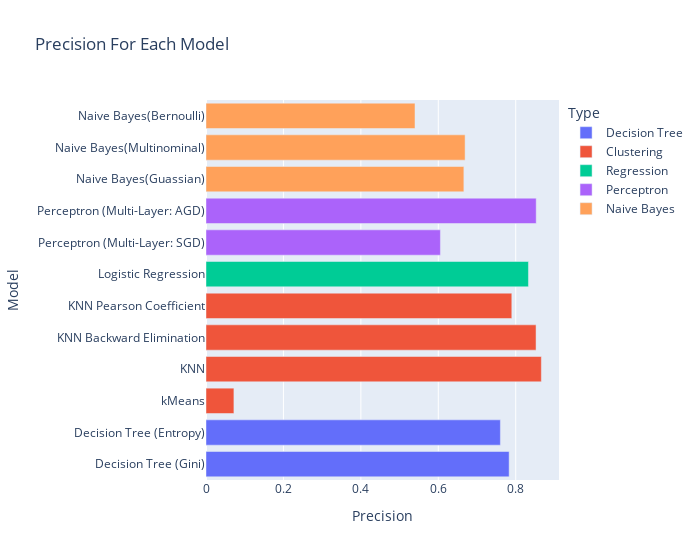
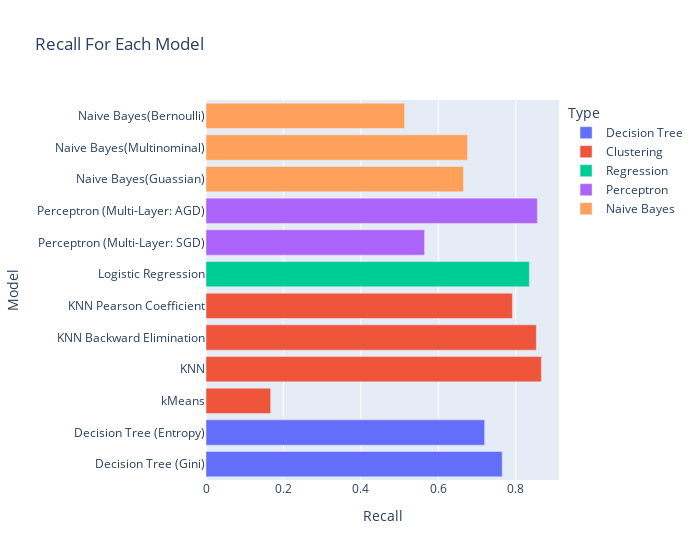
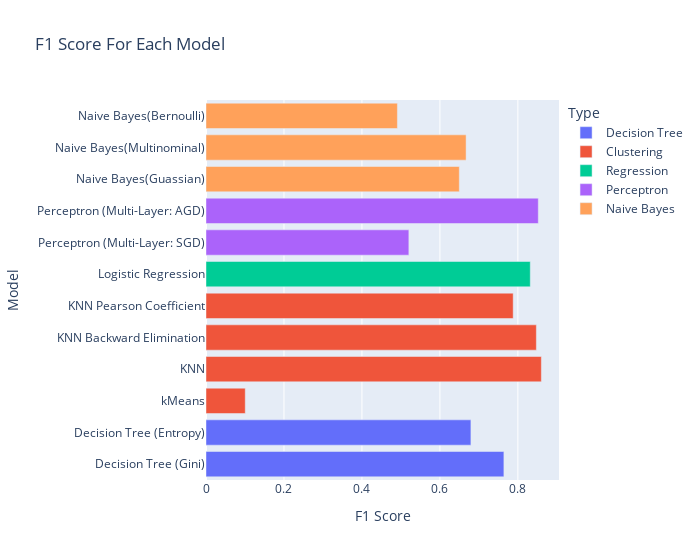
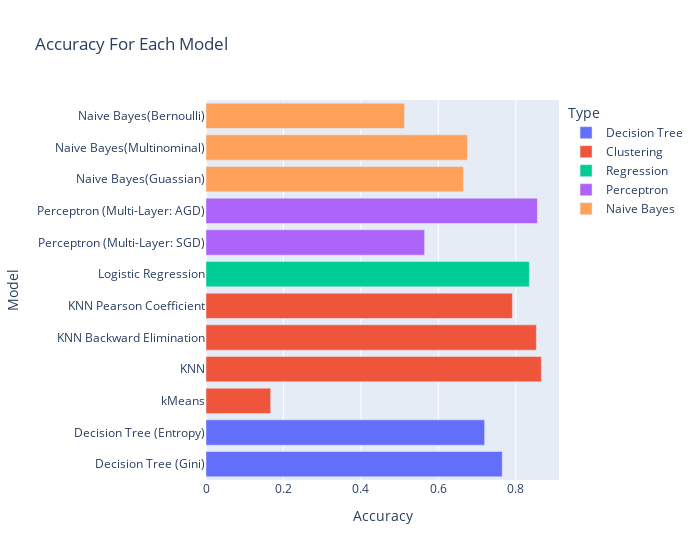

Notebook code for these charts, in order:
### Code cell
import plotly.express as px
# Do cross validation graph separate
for metric in model_information.columns[3:]:
  col = model_information[["Model", "Type", metric]]
  col = col.drop(col[col[metric] == 0].index)
  fig = px.bar(col, y="Model", x=metric, color="Type", title=f"{metric} For Each Model", width=700)
  # fig.update_layout(xaxis=dict(tickfont=dict(size=8)))
  if metric == "R squared":
    fig.update_layout(xaxis_range=[95,97])
  fig.show()

### Figure 1 — Plotly figure (JSON) as saved in the notebook; plotly's stock layout.template omitted (floating-point values rounded to 4 significant figures)
{"data": [{"alignmentgroup": "True", "hovertemplate": "Type=Decision Tree<br>Precision=%{x}<br>Model=%{y}<extra></extra>", "legendgroup": "Decision Tree", "marker": {"color": "#636efa", "pattern": {"shape": ""}}, "name": "Decision Tree", "offsetgroup": "Decision Tree", "orientation": "h", "showlegend": true, "textposition": "auto", "type": "bar", "x": [0.783, 0.7604], "xaxis": "x", "y": ["Decision Tree (Gini)", "Decision Tree (Entropy)"], "yaxis": "y"}, {"alignmentgroup": "True", "hovertemplate": "Type=Clustering<br>Precision=%{x}<br>Model=%{y}<extra></extra>", "legendgroup": "Clustering", "marker": {"color": "#EF553B", "pattern": {"shape": ""}}, "name": "Clustering", "offsetgroup": "Clustering", "orientation": "h", "showlegend": true, "textposition": "auto", "type": "bar", "x": [0.0721, 0.8662, 0.8525, 0.7899], "xaxis": "x", "y": ["kMeans", "KNN", "KNN Backward Elimination", "KNN Pearson Coefficient"], "yaxis": "y"}, {"alignmentgroup": "True", "hovertemplate": "Type=Regression<br>Precision=%{x}<br>Model=%{y}<extra></extra>", "legendgroup": "Regression", "marker": {"color": "#00cc96", "pattern": {"shape": ""}}, "name": "Regression", "offsetgroup": "Regression", "orientation": "h", "showlegend": true, "textposition": "auto", "type": "bar", "x": [0.8329], "xaxis": "x", "y": ["Logistic Regression"], "yaxis": "y"}, {"alignmentgroup": "True", "hovertemplate": "Type=Perceptron<br>Precision=%{x}<br>Model=%{y}<extra></extra>", "legendgroup": "Perceptron", "marker": {"color": "#ab63fa", "pattern": {"shape": ""}}, "name": "Perceptron", "offsetgroup": "Perceptron", "orientation": "h", "showlegend": true, "textposition": "auto", "type": "bar", "x": [0.6054, 0.8529], "xaxis": "x", "y": ["Perceptron (Multi-Layer: SGD)", "Perceptron (Multi-Layer: AGD)"], "yaxis": "y"}, {"alignmentgroup": "True", "hovertemplate": "Type=Naive Bayes<br>Precision=%{x}<br>Model=%{y}<extra></extra>", "legendgroup": "Naive Bayes", "marker": {"color": "#FFA15A", "pattern": {"shape": ""}}, "name": "Naive Bayes", "offsetgroup": "Naive Bayes", "orientation": "h", "showlegend": true, "textposition": "auto", "type": "bar", "x": [0.6661, 0.6693, 0.5398], "xaxis": "x", "y": ["Naive Bayes(Guassian)", "Naive Bayes(Multinominal)", "Naive Bayes(Bernoulli)"], "yaxis": "y"}], "layout": {"barmode": "relative", "legend": {"title": {"text": "Type"}, "tracegroupgap": 0}, "title": {"text": "Precision For Each Model"}, "width": 700, "xaxis": {"anchor": "y", "domain": [0, 1], "title": {"text": "Precision"}}, "yaxis": {"anchor": "x", "domain": [0, 1], "title": {"text": "Model"}}}}

### Figure 2 — Plotly figure (JSON) as saved in the notebook; plotly's stock layout.template omitted (floating-point values rounded to 4 significant figures)
{"data": [{"alignmentgroup": "True", "hovertemplate": "Type=Decision Tree<br>Recall=%{x}<br>Model=%{y}<extra></extra>", "legendgroup": "Decision Tree", "marker": {"color": "#636efa", "pattern": {"shape": ""}}, "name": "Decision Tree", "offsetgroup": "Decision Tree", "orientation": "h", "showlegend": true, "textposition": "auto", "type": "bar", "x": [0.7649, 0.7196], "xaxis": "x", "y": ["Decision Tree (Gini)", "Decision Tree (Entropy)"], "yaxis": "y"}, {"alignmentgroup": "True", "hovertemplate": "Type=Clustering<br>Recall=%{x}<br>Model=%{y}<extra></extra>", "legendgroup": "Clustering", "marker": {"color": "#EF553B", "pattern": {"shape": ""}}, "name": "Clustering", "offsetgroup": "Clustering", "orientation": "h", "showlegend": true, "textposition": "auto", "type": "bar", "x": [0.167, 0.866, 0.8531, 0.7912], "xaxis": "x", "y": ["kMeans", "KNN", "KNN Backward Elimination", "KNN Pearson Coefficient"], "yaxis": "y"}, {"alignmentgroup": "True", "hovertemplate": "Type=Regression<br>Recall=%{x}<br>Model=%{y}<extra></extra>", "legendgroup": "Regression", "marker": {"color": "#00cc96", "pattern": {"shape": ""}}, "name": "Regression", "offsetgroup": "Regression", "orientation": "h", "showlegend": true, "textposition": "auto", "type": "bar", "x": [0.8351], "xaxis": "x", "y": ["Logistic Regression"], "yaxis": "y"}, {"alignmentgroup": "True", "hovertemplate": "Type=Perceptron<br>Recall=%{x}<br>Model=%{y}<extra></extra>", "legendgroup": "Perceptron", "marker": {"color": "#ab63fa", "pattern": {"shape": ""}}, "name": "Perceptron", "offsetgroup": "Perceptron", "orientation": "h", "showlegend": true, "textposition": "auto", "type": "bar", "x": [0.5644, 0.8557], "xaxis": "x", "y": ["Perceptron (Multi-Layer: SGD)", "Perceptron (Multi-Layer: AGD)"], "yaxis": "y"}, {"alignmentgroup": "True", "hovertemplate": "Type=Naive Bayes<br>Recall=%{x}<br>Model=%{y}<extra></extra>", "legendgroup": "Naive Bayes", "marker": {"color": "#FFA15A", "pattern": {"shape": ""}}, "name": "Naive Bayes", "offsetgroup": "Naive Bayes", "orientation": "h", "showlegend": true, "textposition": "auto", "type": "bar", "x": [0.6649, 0.6753, 0.5129], "xaxis": "x", "y": ["Naive Bayes(Guassian)", "Naive Bayes(Multinominal)", "Naive Bayes(Bernoulli)"], "yaxis": "y"}], "layout": {"barmode": "relative", "legend": {"title": {"text": "Type"}, "tracegroupgap": 0}, "title": {"text": "Recall For Each Model"}, "width": 700, "xaxis": {"anchor": "y", "domain": [0, 1], "title": {"text": "Recall"}}, "yaxis": {"anchor": "x", "domain": [0, 1], "title": {"text": "Model"}}}}

### Figure 3 — Plotly figure (JSON) as saved in the notebook; plotly's stock layout.template omitted (floating-point values rounded to 4 significant figures)
{"data": [{"alignmentgroup": "True", "hovertemplate": "Type=Decision Tree<br>F1 Score=%{x}<br>Model=%{y}<extra></extra>", "legendgroup": "Decision Tree", "marker": {"color": "#636efa", "pattern": {"shape": ""}}, "name": "Decision Tree", "offsetgroup": "Decision Tree", "orientation": "h", "showlegend": true, "textposition": "auto", "type": "bar", "x": [0.7641, 0.6795], "xaxis": "x", "y": ["Decision Tree (Gini)", "Decision Tree (Entropy)"], "yaxis": "y"}, {"alignmentgroup": "True", "hovertemplate": "Type=Clustering<br>F1 Score=%{x}<br>Model=%{y}<extra></extra>", "legendgroup": "Clustering", "marker": {"color": "#EF553B", "pattern": {"shape": ""}}, "name": "Clustering", "offsetgroup": "Clustering", "orientation": "h", "showlegend": true, "textposition": "auto", "type": "bar", "x": [0.1007, 0.8602, 0.8474, 0.788], "xaxis": "x", "y": ["kMeans", "KNN", "KNN Backward Elimination", "KNN Pearson Coefficient"], "yaxis": "y"}, {"alignmentgroup": "True", "hovertemplate": "Type=Regression<br>F1 Score=%{x}<br>Model=%{y}<extra></extra>", "legendgroup": "Regression", "marker": {"color": "#00cc96", "pattern": {"shape": ""}}, "name": "Regression", "offsetgroup": "Regression", "orientation": "h", "showlegend": true, "textposition": "auto", "type": "bar", "x": [0.8318], "xaxis": "x", "y": ["Logistic Regression"], "yaxis": "y"}, {"alignmentgroup": "True", "hovertemplate": "Type=Perceptron<br>F1 Score=%{x}<br>Model=%{y}<extra></extra>", "legendgroup": "Perceptron", "marker": {"color": "#ab63fa", "pattern": {"shape": ""}}, "name": "Perceptron", "offsetgroup": "Perceptron", "orientation": "h", "showlegend": true, "textposition": "auto", "type": "bar", "x": [0.5204, 0.8523], "xaxis": "x", "y": ["Perceptron (Multi-Layer: SGD)", "Perceptron (Multi-Layer: AGD)"], "yaxis": "y"}, {"alignmentgroup": "True", "hovertemplate": "Type=Naive Bayes<br>F1 Score=%{x}<br>Model=%{y}<extra></extra>", "legendgroup": "Naive Bayes", "marker": {"color": "#FFA15A", "pattern": {"shape": ""}}, "name": "Naive Bayes", "offsetgroup": "Naive Bayes", "orientation": "h", "showlegend": true, "textposition": "auto", "type": "bar", "x": [0.6498, 0.6672, 0.491], "xaxis": "x", "y": ["Naive Bayes(Guassian)", "Naive Bayes(Multinominal)", "Naive Bayes(Bernoulli)"], "yaxis": "y"}], "layout": {"barmode": "relative", "legend": {"title": {"text": "Type"}, "tracegroupgap": 0}, "title": {"text": "F1 Score For Each Model"}, "width": 700, "xaxis": {"anchor": "y", "domain": [0, 1], "title": {"text": "F1 Score"}}, "yaxis": {"anchor": "x", "domain": [0, 1], "title": {"text": "Model"}}}}

### Figure 4 — Plotly figure (JSON) as saved in the notebook; plotly's stock layout.template omitted (floating-point values rounded to 4 significant figures)
{"data": [{"alignmentgroup": "True", "hovertemplate": "Type=Decision Tree<br>Accuracy=%{x}<br>Model=%{y}<extra></extra>", "legendgroup": "Decision Tree", "marker": {"color": "#636efa", "pattern": {"shape": ""}}, "name": "Decision Tree", "offsetgroup": "Decision Tree", "orientation": "h", "showlegend": true, "textposition": "auto", "type": "bar", "x": [0.7649, 0.7196], "xaxis": "x", "y": ["Decision Tree (Gini)", "Decision Tree (Entropy)"], "yaxis": "y"}, {"alignmentgroup": "True", "hovertemplate": "Type=Clustering<br>Accuracy=%{x}<br>Model=%{y}<extra></extra>", "legendgroup": "Clustering", "marker": {"color": "#EF553B", "pattern": {"shape": ""}}, "name": "Clustering", "offsetgroup": "Clustering", "orientation": "h", "showlegend": true, "textposition": "auto", "type": "bar", "x": [0.167, 0.866, 0.8531, 0.7912], "xaxis": "x", "y": ["kMeans", "KNN", "KNN Backward Elimination", "KNN Pearson Coefficient"], "yaxis": "y"}, {"alignmentgroup": "True", "hovertemplate": "Type=Regression<br>Accuracy=%{x}<br>Model=%{y}<extra></extra>", "legendgroup": "Regression", "marker": {"color": "#00cc96", "pattern": {"shape": ""}}, "name": "Regression", "offsetgroup": "Regression", "orientation": "h", "showlegend": true, "textposition": "auto", "type": "bar", "x": [0.8351], "xaxis": "x", "y": ["Logistic Regression"], "yaxis": "y"}, {"alignmentgroup": "True", "hovertemplate": "Type=Perceptron<br>Accuracy=%{x}<br>Model=%{y}<extra></extra>", "legendgroup": "Perceptron", "marker": {"color": "#ab63fa", "pattern": {"shape": ""}}, "name": "Perceptron", "offsetgroup": "Perceptron", "orientation": "h", "showlegend": true, "textposition": "auto", "type": "bar", "x": [0.5644, 0.8557], "xaxis": "x", "y": ["Perceptron (Multi-Layer: SGD)", "Perceptron (Multi-Layer: AGD)"], "yaxis": "y"}, {"alignmentgroup": "True", "hovertemplate": "Type=Naive Bayes<br>Accuracy=%{x}<br>Model=%{y}<extra></extra>", "legendgroup": "Naive Bayes", "marker": {"color": "#FFA15A", "pattern": {"shape": ""}}, "name": "Naive Bayes", "offsetgroup": "Naive Bayes", "orientation": "h", "showlegend": true, "textposition": "auto", "type": "bar", "x": [0.6649, 0.6753, 0.5129], "xaxis": "x", "y": ["Naive Bayes(Guassian)", "Naive Bayes(Multinominal)", "Naive Bayes(Bernoulli)"], "yaxis": "y"}], "layout": {"barmode": "relative", "legend": {"title": {"text": "Type"}, "tracegroupgap": 0}, "title": {"text": "Accuracy For Each Model"}, "width": 700, "xaxis": {"anchor": "y", "domain": [0, 1], "title": {"text": "Accuracy"}}, "yaxis": {"anchor": "x", "domain": [0, 1], "title": {"text": "Model"}}}}
